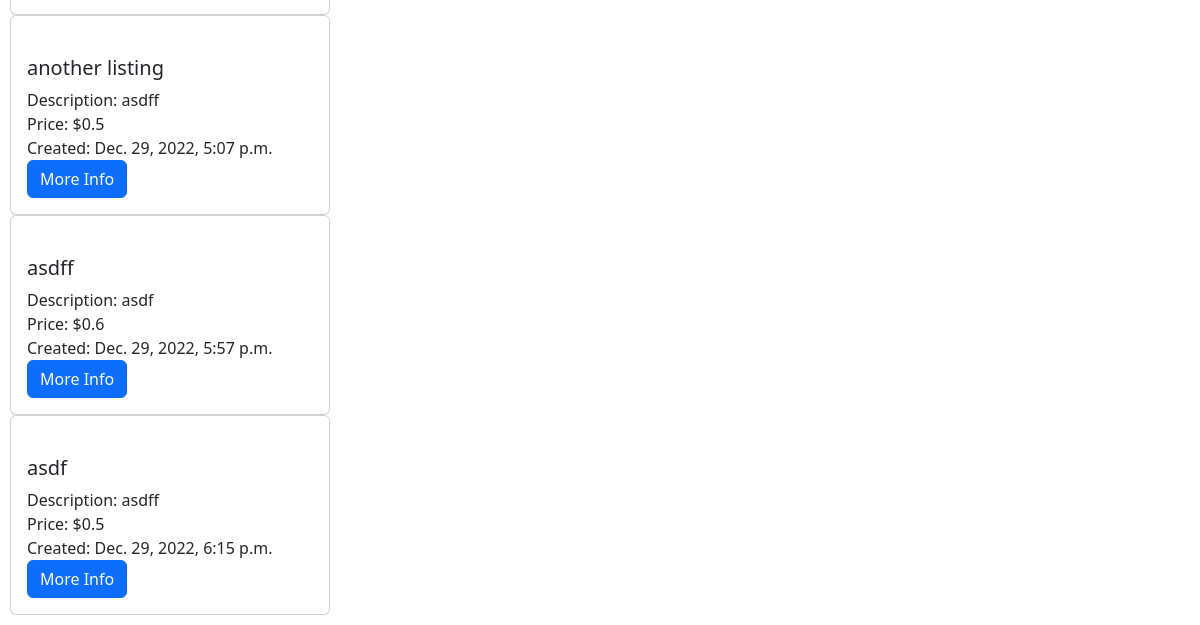
Before: / (signed in, lower part) with the older database file.
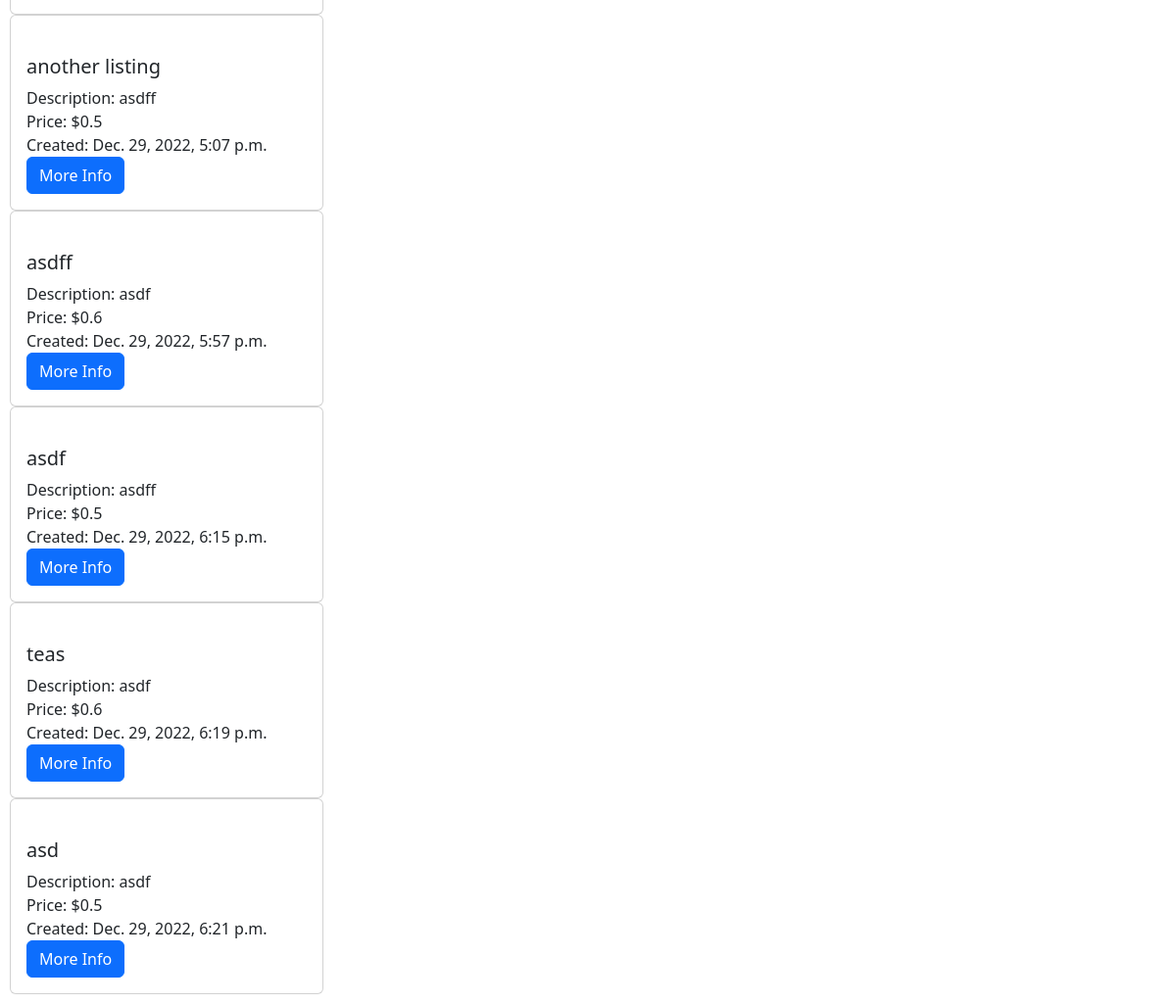
After: the same page with the newer database file.
### auctions/models.py (models this page shows, shortened)
class Listings(models.Model):
    creator = models.ForeignKey(
        User, on_delete=models.PROTECT, related_name="get_creator_listings", blank=False)
    buyer = models.ForeignKey(
        User, blank=True, null=True, on_delete=models.PROTECT, related_name="get_buyer_listings")
    watchers = models.ManyToManyField(
        User, blank=True, related_name="get_watched_listings")
    title = models.CharField(max_length=64)
    description = models.CharField(max_length=300)
    startingBid = models.FloatField(max_length=64)
    createdDate = models.DateTimeField(auto_now_add=True)
    active = models.BooleanField(default=True)
    url = models.CharField(max_length=128, blank=True)
    category = models.CharField(
        max_length=45)

### auctions/views.py (the view)
# urls.py: path("", views.activeListings, name="activeListings"),
@login_required
def activeListings(request):
    returned_listing = Listings.objects.all()
    return render(request, "auctions/index.html", {
        "listings": Listings.objects.all()
    })

### auctions/templates/auctions/index.html (shortened to what this page needs)
{% extends "auctions/layout.html" %}
{% load static %}
{% block body %}
    {% for listing in listings %}
    {% if listing.active == True %}
    <div id="container_card">
        <div class="card">
            <a href="{% url 'listings' listing.id %}" class="card-link">
            </a>
            <div class="card-body">
                <ul class="list-group list-group-flush">
                    <li>
                        <h5>{{ listing.title}}</h5>
                    </li>
                    <li>Description: {{ listing.description}}</li>
                    <li>Price: ${{ listing.startingBid}}</li>
                    <li>Created: {{ listing.createdDate}}</li>
                    <li><a class="btn btn-primary" href="{% url 'listings' listing.id %}">More Info</a></li>
                </ul>
            </div>
        </div>
    </div>
{% endif %}
{% empty %}
<p>There are currently no active listings.</p>
{% endfor %}
{% endblock %}

Changed rows visible on the page:
added Listings: title "teas", description "asdf", startingBid "0.6", createdDate "Dec. 29, 2022, 6:19 p.m."
added Listings: title "asd", description "asdf", startingBid "0.5", createdDate "Dec. 29, 2022, 6:21 p.m."
